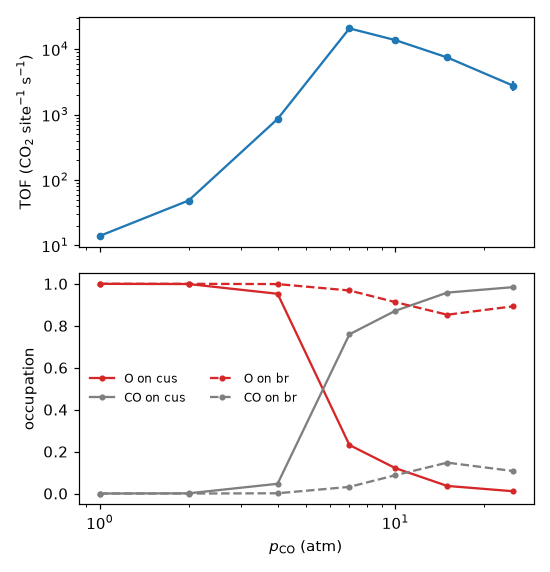

The Python source for this figure:
"""CO oxidation at RuO2(110): a first-principles kMC model from the literature.

The model of K. Reuter and M. Scheffler, Phys. Rev. B 73 (2006) 045433.  The
surface has two kinds of adsorption sites, arranged in alternating rows:
bridge ("br") and coordinatively unsaturated ("cus") sites.  Each site is empty
("E") or holds an oxygen atom ("O") or a CO molecule ("CO").  The processes are

* adsorption and desorption of CO on either site,
* dissociative adsorption of O2 on two neighbouring sites, and the reverse,
* hops of O and CO to a neighbouring empty site,
* reaction of neighbouring O and CO to CO2, which leaves the surface at once.

That is 22 kinds of processes; the paper counts 26 because it lists the
(negligible) re-adsorption of CO2 as well.  All rate constants follow from the
binding energies and barriers of Table III of the paper, the temperature and
the partial pressures of the two gases.

The script scans the CO pressure at 600 K and 1 atm of O2 and reports the
occupation of the sites and the turnover frequency (TOF): the number of CO2
molecules formed per site and second.

Run it with::

    python ruo2_co_oxidation.py          # about 1 min
    python ruo2_co_oxidation.py --plot   # also writes a figure (matplotlib)
"""

from __future__ import annotations

import argparse
import contextlib
import io
import math
import sys
from pathlib import Path

import numpy as np

from pykmclib import (
    KMCAnalysisPlugin,
    KMCConfiguration,
    KMCControlParameters,
    KMCInteractions,
    KMCLattice,
    KMCLatticeModel,
    KMCProcess,
    KMCUnitCell,
)

# Physical constants.
BOLTZMANN_EV = 8.617333262e-5  # eV / K
BOLTZMANN_J = 1.380649e-23  # J / K
PLANCK_EV = 4.135667696e-15  # eV s
PLANCK_J = 6.62607015e-34  # J s
ATOMIC_MASS = 1.66053907e-27  # kg
ATMOSPHERE = 101325.0  # Pa

# The surface unit cell: 6.43 A across the rows, 3.12 A along them; one br and
# one cus site.
CELL_ACROSS, CELL_ALONG = 6.43, 3.12  # Angstrom
# The index of the two sites among the basis points of the cell.
BRIDGE, CUS = 0, 1
SITE_NAMES = ("br", "cus")
SPECIES = ("E", "O", "CO")

# Table III of Reuter and Scheffler (2006), in eV.
BINDING_ENERGY = {
    ("CO", BRIDGE): -1.6,
    ("CO", CUS): -1.3,
    ("O", BRIDGE): -2.3,
    ("O", CUS): -1.0,
}
# Diffusion barriers: (species, from, to).
DIFFUSION_BARRIER = {
    ("CO", BRIDGE, BRIDGE): 0.6,
    ("CO", BRIDGE, CUS): 1.6,
    ("CO", CUS, BRIDGE): 1.3,
    ("CO", CUS, CUS): 1.7,
    ("O", BRIDGE, BRIDGE): 0.7,
    ("O", BRIDGE, CUS): 2.3,
    ("O", CUS, BRIDGE): 1.0,
    ("O", CUS, CUS): 1.6,
}
# Reaction barriers: (site of the CO, site of the O).
REACTION_BARRIER = {
    (BRIDGE, BRIDGE): 1.5,
    (BRIDGE, CUS): 0.8,
    (CUS, BRIDGE): 1.2,
    (CUS, CUS): 0.9,
}

# The gas molecules: mass (atomic units), rotational temperature (K), symmetry
# number, vibrational temperature (K) and degeneracy of the electronic ground
# state.
MOLECULES = {
    "CO": (28.010, 2.779, 1, 3122.0, 1),
    "O2": (31.998, 2.080, 2, 2274.0, 3),
}


def chemical_potential(molecule, temperature, pressure):
    """The chemical potential of an ideal gas of ``molecule`` in eV.

    The zero of energy is the molecule at rest in its ground state.

    :param temperature: in K.
    :param pressure: in atm.
    """
    mass, t_rotation, symmetry, t_vibration, degeneracy = MOLECULES[molecule]
    kt = BOLTZMANN_J * temperature
    wavelength = PLANCK_J / math.sqrt(2.0 * math.pi * mass * ATOMIC_MASS * kt)
    translation = kt / (pressure * ATMOSPHERE * wavelength**3)
    rotation = temperature / (symmetry * t_rotation)
    vibration = 1.0 / (1.0 - math.exp(-t_vibration / temperature))
    partition_function = translation * rotation * vibration * degeneracy
    return -BOLTZMANN_EV * temperature * math.log(partition_function)


def impingement_rate(molecule, temperature, pressure):
    """The number of molecules hitting half a surface unit cell per second.

    From the kinetic theory of gases.  Each site, or pair of sites, gets half
    of the area of the cell.
    """
    mass = MOLECULES[molecule][0] * ATOMIC_MASS
    area = 0.5 * CELL_ACROSS * CELL_ALONG * 1.0e-20  # m^2
    momentum = math.sqrt(2.0 * math.pi * mass * BOLTZMANN_J * temperature)
    return pressure * ATMOSPHERE * area / momentum


def neighbours(site, other):
    """Where the sites of kind ``other`` next to a site of kind ``site`` are.

    The positions are relative to the site, in units of the cell vectors.
    """
    if site == other:
        return ([0.0, 1.0, 0.0], [0.0, -1.0, 0.0])  # the same row
    return ([0.5, 0.0, 0.0], [-0.5, 0.0, 0.0])  # the two rows next to it


def process_table(temperature=600.0, p_co=7.0, p_o2=1.0):
    """All processes of the model, one row each.

    A row is ``(name, site, neighbour, before, after, rate constant)``.
    ``site`` is the kind of site the process acts on, ``neighbour`` the relative
    position of the second site involved (``None`` for processes on a single
    site). The order of the rows is the same for all conditions, so a process
    number always means the same process.

    :param temperature: in K.
    :param p_co: partial pressure of CO in atm.
    :param p_o2: partial pressure of O2 in atm.
    """
    kt = BOLTZMANN_EV * temperature
    # k_B T / h, about 1.25e13 per second at 600 K.
    attempt_frequency = kt / PLANCK_EV
    mu_co = chemical_potential("CO", temperature, p_co)
    mu_o2 = chemical_potential("O2", temperature, p_o2)
    rows = []

    def add(name, site, neighbour, before, after, rate):
        rows.append((name, site, neighbour, before, after, rate))

    # CO: adsorption without a barrier on any empty site. Desorption follows
    # from detailed balance: the ratio of the rate constants of adsorption and
    # desorption is exp((mu_gas - E_binding) / kT).
    for site in (BRIDGE, CUS):
        name = SITE_NAMES[site]
        adsorption = impingement_rate("CO", temperature, p_co)
        binding = BINDING_ENERGY["CO", site]
        desorption = adsorption * math.exp((binding - mu_co) / kt)
        add(f"CO adsorption {name}", site, None, ["E"], ["CO"], adsorption)
        add(f"CO desorption {name}", site, None, ["CO"], ["E"], desorption)

    # O2: dissociative adsorption on a pair of empty neighbouring sites, and
    # the reverse. Every pair is listed once: br-br and cus-cus with the upper
    # site, br-cus from the br site.
    for site, other, positions in (
        (BRIDGE, BRIDGE, neighbours(BRIDGE, BRIDGE)[:1]),
        (CUS, CUS, neighbours(CUS, CUS)[:1]),
        (BRIDGE, CUS, neighbours(BRIDGE, CUS)),
    ):
        adsorption = impingement_rate("O2", temperature, p_o2)
        binding = BINDING_ENERGY["O", site] + BINDING_ENERGY["O", other]
        desorption = adsorption * math.exp((binding - mu_o2) / kt)
        pair = f"{SITE_NAMES[site]}-{SITE_NAMES[other]}"
        empty, oxygen = ["E", "E"], ["O", "O"]
        for position in positions:
            add(
                f"O2 adsorption {pair}",
                site,
                position,
                empty,
                oxygen,
                adsorption,
            )
            add(
                f"O2 desorption {pair}",
                site,
                position,
                oxygen,
                empty,
                desorption,
            )

    # Diffusion: a hop to an empty neighbouring site, over the barrier of
    # Table III.
    for (species, site, other), barrier in DIFFUSION_BARRIER.items():
        rate = attempt_frequency * math.exp(-barrier / kt)
        name = f"{species} diffusion {SITE_NAMES[site]}-{SITE_NAMES[other]}"
        for position in neighbours(site, other):
            add(name, site, position, [species, "E"], ["E", species], rate)

    # Reaction: CO + O -> CO2, which desorbs at once and leaves two empty sites.
    # The paper uses half of k_B T / h as the prefactor of these four processes.
    for (site, other), barrier in REACTION_BARRIER.items():
        rate = 0.5 * attempt_frequency * math.exp(-barrier / kt)
        name = f"reaction CO {SITE_NAMES[site]} + O {SITE_NAMES[other]}"
        for position in neighbours(site, other):
            add(name, site, position, ["CO", "O"], ["E", "E"], rate)
    return rows


# The numbers of the reaction processes, by the kind of reaction.
REACTIONS = {}
for _number, _row in enumerate(process_table()):
    if _row[0].startswith("reaction "):
        _kind = _row[0].removeprefix("reaction ")
        REACTIONS.setdefault(_kind, []).append(_number)


def build_configuration(cells_across=10, cells_along=10, bridge="O", cus="E"):
    """A surface of ``cells_across`` x ``cells_along`` unit cells.

    :param bridge: what the bridge sites hold at the start: "E", "O" or "CO".
    :param cus: what the cus sites hold at the start.
    """
    unit_cell = KMCUnitCell(
        cell_vectors=[
            [CELL_ACROSS, 0.0, 0.0],
            [0.0, CELL_ALONG, 0.0],
            [0.0, 0.0, 10.0],
        ],
        # In units of the cell vectors: the cus rows lie halfway between the
        # bridge rows.
        basis_points=[[0.0, 0.0, 0.0], [0.5, 0.0, 0.0]],
    )
    lattice = KMCLattice(
        unit_cell=unit_cell,
        repetitions=(cells_across, cells_along, 1),
        periodic=(True, True, False),
    )
    # The types are listed cell by cell, and within a cell basis point by basis
    # point.
    types = [bridge, cus] * (cells_across * cells_along)
    return KMCConfiguration(
        lattice=lattice, types=types, possible_types=list(SPECIES)
    )


def build_interactions(temperature=600.0, p_co=7.0, p_o2=1.0):
    """The processes of the model for the given conditions.

    :param temperature: in K.
    :param p_co: partial pressure of CO in atm.
    :param p_o2: partial pressure of O2 in atm.
    """
    processes = []
    table = process_table(temperature, p_co, p_o2)
    for _, site, neighbour, before, after, rate in table:
        coordinates = [[0.0, 0.0, 0.0]]
        if neighbour is not None:
            coordinates.append(neighbour)
        processes.append(
            KMCProcess(
                coordinates=coordinates,
                elements_before=before,
                elements_after=after,
                # The process only applies to sites of this kind.
                basis_sites=[site],
                rate_constant=rate,
            )
        )
    return KMCInteractions(processes=processes, implicit_wildcards=True)


class TurnoverFrequency(KMCAnalysisPlugin):
    """Count the reaction events: the CO2 formed per site and second.

    :param skip_steps: leave out this many steps at the start of the run.
    """

    def __init__(self, skip_steps=0):
        self.skip_steps = int(skip_steps)
        self.kind = {
            number: name
            for name, numbers in REACTIONS.items()
            for number in numbers
        }
        self.counts = dict.fromkeys(REACTIONS, 0)
        self.start_time = self.end_time = 0.0
        self.sites = 1

    def setup(self, step, time, configuration):
        self.start_time = self.end_time = time
        self.sites = len(configuration.sites())

    def registerStep(self, step, time, configuration):
        if step <= self.skip_steps:
            self.start_time = self.end_time = time
            return
        # The configuration remembers which process was executed in the latest
        # step.
        kind = self.kind.get(configuration.latestEventProcess())
        if kind is not None:
            self.counts[kind] += 1
        self.end_time = time

    def tof(self):
        """CO2 molecules per site and second."""
        elapsed = self.end_time - self.start_time
        if elapsed <= 0.0:
            return 0.0
        return sum(self.counts.values()) / (self.sites * elapsed)

    def shares(self):
        """The fraction of the CO2 formed by each kind of reaction."""
        total = sum(self.counts.values())
        return {
            name: count / total if total else 0.0
            for name, count in self.counts.items()
        }

    def printResults(self, stream=sys.stdout):
        elapsed = self.end_time - self.start_time
        stream.write(f"elapsed time: {elapsed:.6e} s\n")
        stream.write(f"TOF: {self.tof():.6e} CO2 per site and second\n")
        for name, count in self.counts.items():
            stream.write(f"{name:>22s}: {count} events\n")


class SiteOccupation(KMCAnalysisPlugin):
    """The average occupation of the bridge and of the cus sites.

    The configuration is looked at every ``sampling_interval`` steps. A state of
    a kMC simulation lasts until the next step, so every sample is weighted by
    that time.

    :param skip_steps: leave out this many steps at the start of the run.
    """

    def __init__(self, sampling_interval=100, skip_steps=0):
        self.sampling_interval = int(sampling_interval)
        self.skip_steps = int(skip_steps)
        # One row per kind of site, one column per species.
        self.weights = np.zeros((2, len(SPECIES)))
        self._sample = None
        self._time = 0.0

    def setup(self, step, time, configuration):
        self._sample = None

    def registerStep(self, step, time, configuration):
        if self._sample is not None:
            # The sampled state lasted from the previous step until this one.
            self.weights += self._sample * (time - self._time)
            self._sample = None
        if step > self.skip_steps and step % self.sampling_interval == 0:
            # One row per cell: what its bridge and its cus site hold.
            types = np.array(configuration.types()).reshape(-1, 2)
            sample = np.zeros_like(self.weights)
            for site in (BRIDGE, CUS):
                for column, name in enumerate(SPECIES):
                    sample[site, column] = np.mean(types[:, site] == name)
            self._sample = sample
            self._time = time

    def occupation(self):
        """A dict ``{(site, species): fraction}``, keys like ("cus", "CO")."""
        total = self.weights.sum(axis=1, keepdims=True)
        fractions = np.divide(
            self.weights,
            total,
            out=np.zeros_like(self.weights),
            where=total > 0.0,
        )
        return {
            (SITE_NAMES[site], name): float(fractions[site, column])
            for site in (BRIDGE, CUS)
            for column, name in enumerate(SPECIES)
        }

    def printResults(self, stream=sys.stdout):
        for (site, name), fraction in self.occupation().items():
            stream.write(f"{name:>3s} on {site:>3s}: {fraction:.6f}\n")


def simulate(
    p_co,
    temperature=600.0,
    p_o2=1.0,
    cells=10,
    steps=250_000,
    bridge="O",
    cus="E",
    seed=1,
):
    """Run the model at one set of conditions.

    :returns: ``(turnover, occupation)``, the two analysis objects of the
              measuring run.
    """
    configuration = build_configuration(cells, cells, bridge=bridge, cus=cus)
    model = KMCLatticeModel(
        configuration=configuration,
        interactions=build_interactions(temperature, p_co, p_o2),
    )

    def run(analysis, seed):
        control_parameters = KMCControlParameters(
            number_of_steps=steps, dump_interval=steps, seed=seed
        )
        # Silence the progress messages of the library: this run is one of a
        # series.
        with contextlib.redirect_stdout(io.StringIO()):
            model.run(control_parameters=control_parameters, analysis=analysis)

    # First let the surface adapt to the gas, then measure. The second run
    # continues from the configuration and the time at which the first one
    # stopped.
    run(analysis=None, seed=seed)
    turnover, occupation = TurnoverFrequency(), SiteOccupation()
    run(analysis=[turnover, occupation], seed=seed + 1)
    return turnover, occupation


def plot(results, filename):
    try:
        import matplotlib
    except ImportError:
        print("matplotlib is not installed, no figure was written.")
        return
    matplotlib.use("Agg")
    import matplotlib.pyplot as plt

    pressures = [row["p_co"] for row in results]
    figure, (top, bottom) = plt.subplots(
        2, 1, figsize=(5.0, 5.2), dpi=110, sharex=True
    )
    top.errorbar(
        pressures,
        [row["tof"] for row in results],
        yerr=[row["tof_error"] for row in results],
        fmt="o-",
        ms=4,
    )
    top.set_xscale("log")
    top.set_yscale("log")
    top.set_ylabel(r"TOF (CO$_2$ site$^{-1}$ s$^{-1}$)")

    for site, style in (("cus", "-"), ("br", "--")):
        for name, colour in (("O", "tab:red"), ("CO", "tab:gray")):
            values = [row["occupation"][site, name] for row in results]
            bottom.plot(
                pressures,
                values,
                style,
                color=colour,
                marker="o",
                ms=3,
                label=f"{name} on {site}",
            )
    bottom.set_xlabel(r"$p_\mathrm{CO}$ (atm)")
    bottom.set_ylabel("occupation")
    bottom.legend(frameon=False, fontsize=8, ncols=2, loc="center left")
    figure.tight_layout()
    figure.savefig(filename)
    plt.close(figure)
    print(f"Figure written to {filename}")


def main(argv=None):
    parser = argparse.ArgumentParser(description=__doc__.splitlines()[0])
    parser.add_argument(
        "--temperature",
        type=float,
        default=600.0,
        help="in K (default: %(default)s)",
    )
    parser.add_argument(
        "--p-o2",
        type=float,
        default=1.0,
        help="partial pressure of O2 in atm (default: %(default)s)",
    )
    parser.add_argument(
        "--p-co",
        type=float,
        nargs="+",
        default=[1.0, 2.0, 4.0, 7.0, 10.0, 15.0, 25.0],
        help="partial pressures of CO in atm, one run each "
        "(default: a scan from 1 to 25 atm)",
    )
    parser.add_argument(
        "--cells",
        type=int,
        default=10,
        help="the surface has cells x cells unit cells (default: 10)",
    )
    parser.add_argument(
        "--steps",
        type=int,
        default=250_000,
        help="number of kMC steps to adapt to the gas, and again to measure "
        "(default: %(default)s)",
    )
    parser.add_argument(
        "--bridge",
        choices=SPECIES,
        default="O",
        help="what the bridge sites hold at the start (default: %(default)s)",
    )
    parser.add_argument(
        "--cus",
        choices=SPECIES,
        default="E",
        help="what the cus sites hold at the start (default: %(default)s)",
    )
    parser.add_argument(
        "--seed",
        type=int,
        default=2006,
        help="seed of the random number generator",
    )
    parser.add_argument(
        "--output-dir",
        type=Path,
        default=Path(__file__).resolve().parent / "output",
    )
    parser.add_argument(
        "--plot",
        action="store_true",
        help="write a figure of the scan (needs matplotlib)",
    )
    args = parser.parse_args(argv)
    args.output_dir.mkdir(parents=True, exist_ok=True)

    print(
        f"T = {args.temperature:g} K, p(O2) = {args.p_o2:g} atm,"
        f" {args.cells} x {args.cells} cells"
    )
    print(
        "  p(CO)     TOF, CO2 per site and s     occupation of br"
        "       occupation of cus      share of"
    )
    print(
        "  (atm)                                  O       CO     "
        "        O       CO           CO cus + O cus"
    )
    results = []
    for index, p_co in enumerate(args.p_co):
        turnover, occupation = simulate(
            p_co,
            temperature=args.temperature,
            p_o2=args.p_o2,
            cells=args.cells,
            steps=args.steps,
            bridge=args.bridge,
            cus=args.cus,
            seed=args.seed + 2 * index,
        )
        events = sum(turnover.counts.values())
        # The reaction events are independent: their number scatters by its
        # square root.
        tof = turnover.tof()
        tof_error = tof / math.sqrt(events) if events else 0.0
        fractions, shares = occupation.occupation(), turnover.shares()
        results.append(
            {
                "p_co": p_co,
                "tof": tof,
                "tof_error": tof_error,
                "occupation": fractions,
                "shares": shares,
            }
        )
        print(
            f"  {p_co:5.3g}    {tof:10.3e} +/- {tof_error:8.1e}"
            f"    {fractions['br', 'O']:6.3f}  {fractions['br', 'CO']:6.3f}"
            f"         {fractions['cus', 'O']:6.3f}"
            f"  {fractions['cus', 'CO']:6.3f}"
            f"         {shares['CO cus + O cus']:6.2f}"
        )

    # One row per pressure: the TOF, the occupations and the shares.
    columns = [(site, name) for site in SITE_NAMES for name in ("O", "CO")]
    table = np.array(
        [
            [row["p_co"], row["tof"], row["tof_error"]]
            + [row["occupation"][column] for column in columns]
            + [row["shares"][kind] for kind in REACTIONS]
            for row in results
        ]
    )
    header = (
        "p_CO (atm), TOF (1/site/s), error, O on br, CO on br, O on cus,"
        " CO on cus, share of: " + ", ".join(REACTIONS)
    )
    np.savetxt(
        args.output_dir / "scan.data", table, fmt="%12.5e", header=header
    )
    print(f"Results written to {args.output_dir}")
    print(
        "Reuter and Scheffler (2006) at 600 K, 1 atm O2 and 7 atm CO,"
        " the most active conditions:"
    )
    print(
        "  TOF 2.2e+04; br: 0.94 O, 0.06 CO; cus: 0.26 O, 0.73 CO;"
        " share of CO cus + O cus: 0.86"
    )

    if args.plot:
        plot(results, args.output_dir / "ruo2_co_oxidation.png")
    return 0


if __name__ == "__main__":
    raise SystemExit(main())
